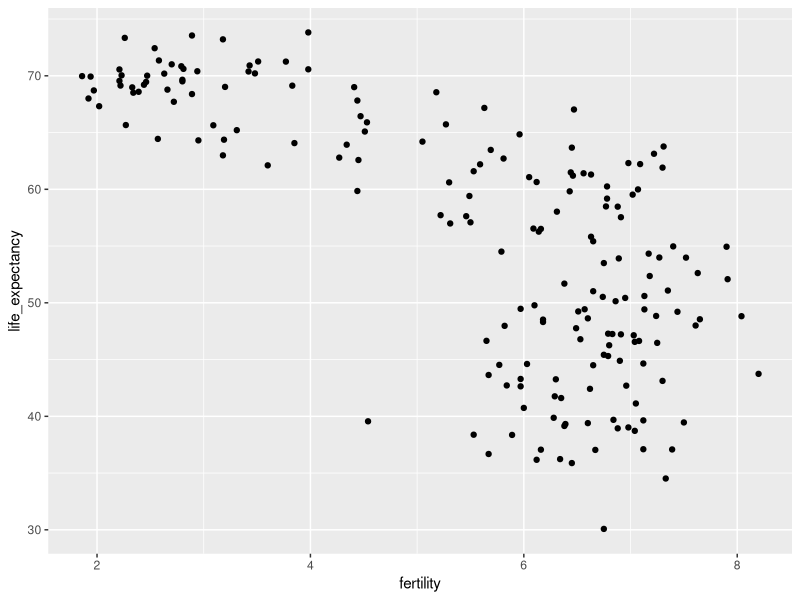
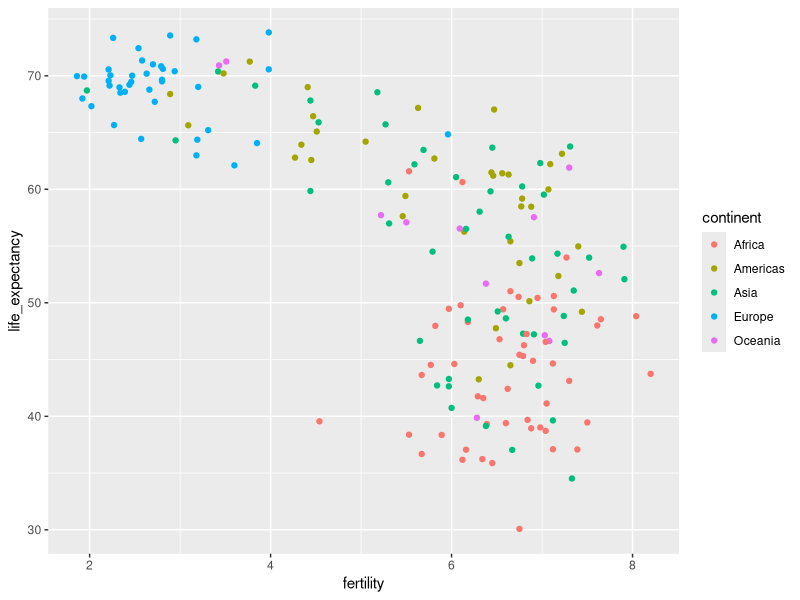
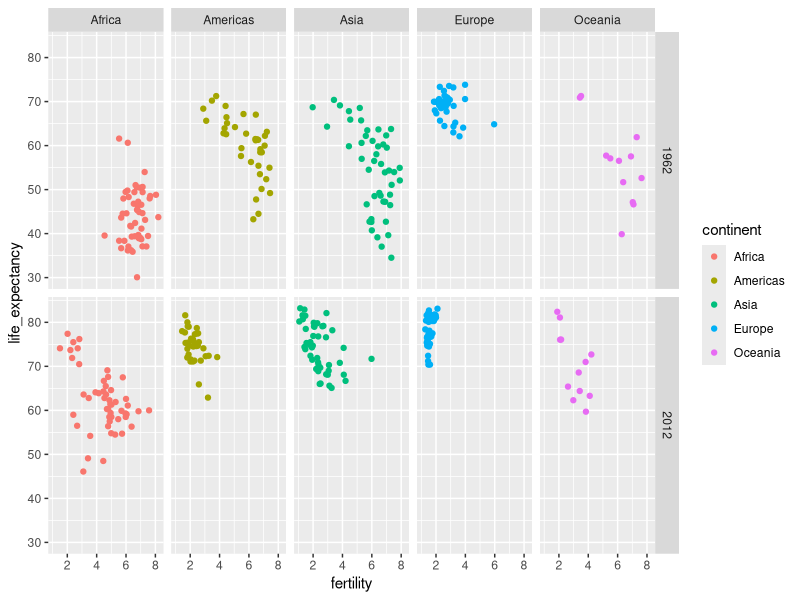
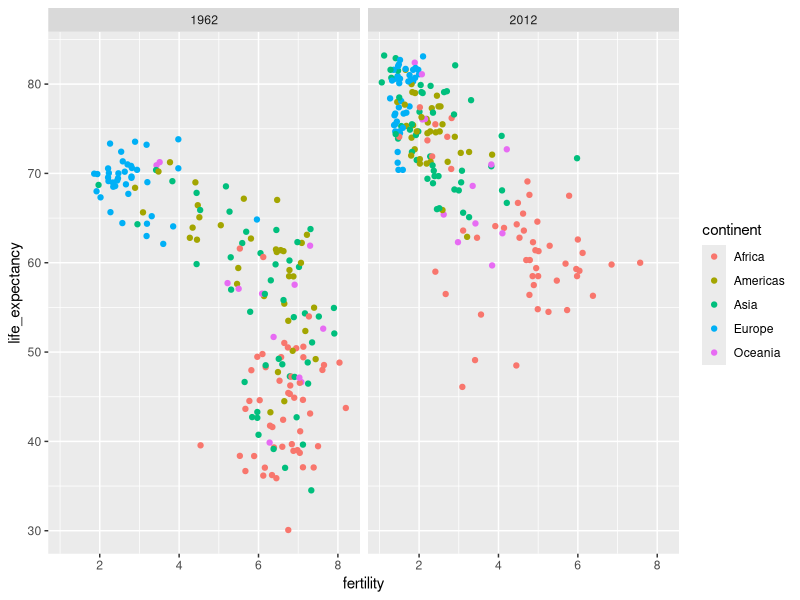
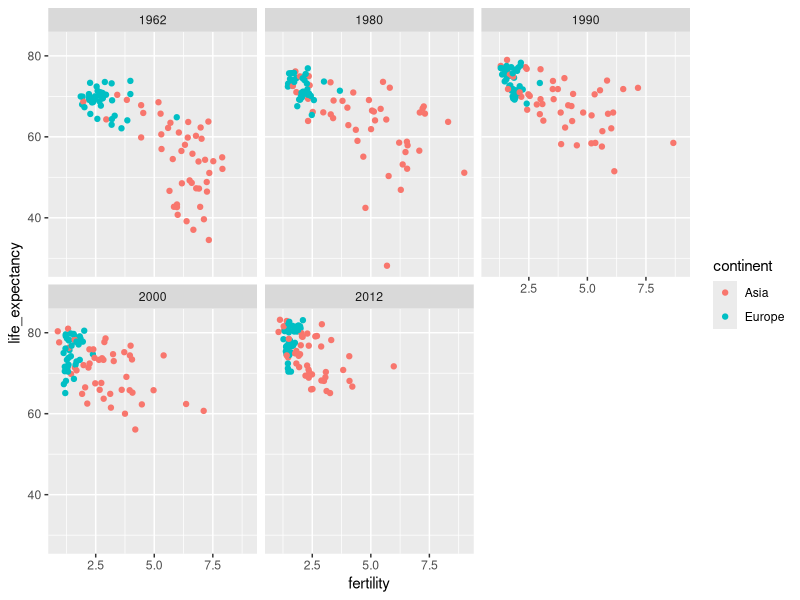

These figures' R source, in order:
library(tidyverse)
library(dslabs)
gapminder %>% as_tibble()

gapminder %>% filter(year == 2015 & country %in% c("Sri Lanka","Turkey")) %>%
  select(country, infant_mortality)

filter(gapminder, year == 1962) %>%
  ggplot(aes(fertility, life_expectancy)) +
  geom_point()

#1.Life expectancy around 70 years and 3 or fewer children per family
#2. Life expectancy lower than 65 years and more than children per family

filter(gapminder, year == 1962) %>%
  ggplot(aes(fertility, life_expectancy, color = continent)) +
  geom_point()

# In 1962, "the West versus developing world" view was grounded in some reality.
# Is this still the case 50 years later?

filter(gapminder, year %in% c(1962, 2012)) %>%
  ggplot(aes(fertility, life_expectancy, col = continent)) +
  geom_point() +
  facet_grid(year~continent)

filter(gapminder, year %in% c(1962, 2012)) %>%
  ggplot(aes(fertility, life_expectancy, col = continent)) +
  geom_point() +
  facet_grid(.~year)

years <- c(1962, 1980, 1990, 2000, 2012)
continents <- c("Europe", "Asia")
gapminder %>%
  filter(year %in% years & continent %in% continents) %>%
  ggplot(aes(fertility, life_expectancy, col = continent)) +
  geom_point() +
  facet_wrap(~year)
